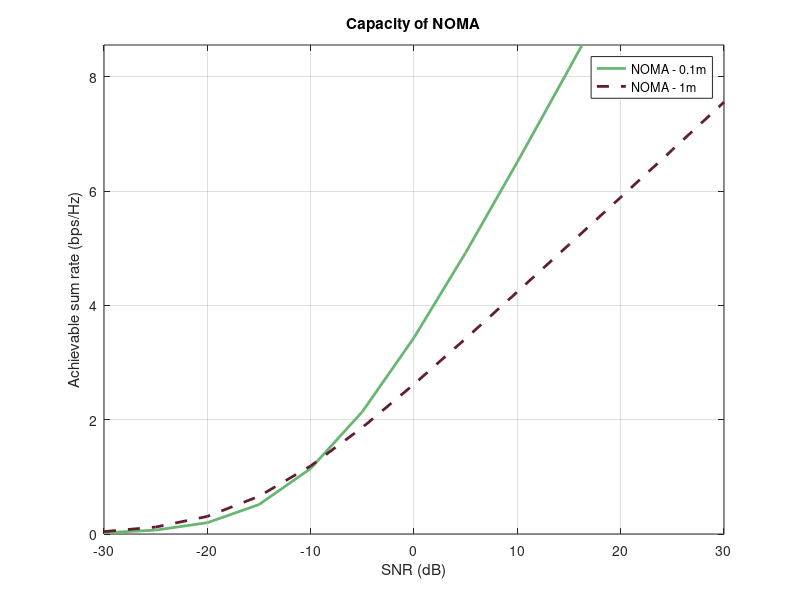

Reproduce this figure in MATLAB.
clc; 
clear variables; 
close all;

%transmit power range
Pt = -114:5:-54;	%in dB
pt = db2pow(Pt);	%in linear scale

rate1 = 1; rate2 = 2;       %Target rate of users in bps/Hz

N = 10^4;
dgap = [0.1,1,100]; %in meters

for i = 1:3 %dgap values loop 
d2 = 2;      %near user %Distance of users
d1 = d2+dgap(i); %far user
eta = 4;                    %Path loss exponent

%Rayleigh fading coefficients of both users
h1 = (sqrt(d1^-eta))*(randn(N,1) + 1i*randn(N,1))/sqrt(2); %far
h2 = (sqrt(d2^-eta))*(randn(N,1) + 1i*randn(N,1))/sqrt(2); %near

%Channel gains
g1 = (abs(h1)).^2;
g2 = (abs(h2)).^2;

BW = 10^9; %bandwidth
No = -174 + 10*log10(BW);
no = (10^-3)*db2pow(No);

%Pt = 0:2:40;                %Transmit power in dBm
%pt = (10^-3)*10.^(Pt/10);   %Transmit power in linear scale
%BW = 10^6;                  %System bandwidth
%No = -174 + 10*log10(BW);   %Noise power (dBm)
%no = (10^-3)*10.^(No/10);   %Noise power (linear scale)

%Power allocation coefficients
a1 = 0.75; 
a2 = 1-a1; 
%a3 = 1-(a1+a2);

C_noma = zeros(1,length(pt));
C_oma = zeros(1,length(pt));
SINR_noma = zeros(1,length(pt));
SINR_oma = zeros(1,length(pt));

p = length(Pt);
pn1 = zeros(1,length(Pt));
pn2 = zeros(1,length(Pt));
po1 = zeros(1,length(Pt));
po2 = zeros(1,length(Pt));

for u = 1:p
    
    %IMPROVED FAIR PA%
    %a1 = epsilon*(no + pt*g1)./(pt*g1*(1+epsilon));
    %a1(a1>1) = 0;
    %a2 = 1 - a1;
    
%%%%%%%%%%%%%%%%%%%%%%%%%%%%%%%%%%%%%%%%%%%%%%%%%%%%%%%%%%%%%%%%%     
    %capacity
    %NOMA capacity calculation
    C_noma_1 = log2(1 + pt(u)*a1.*g1./(pt(u)*a2.*g1+no)); %far user
    C_noma_12 = log2(1 + pt(u)*a1.*g2./(pt(u)*a2.*g2+no));
    C_noma_2 = log2(1 + pt(u)*a2.*g2/no); %near user  
    
    
    %gamma_far(u) = mean(C_noma_2);
    C_noma_sum(u) = mean(C_noma_1 + C_noma_2);  %Sum capacity of NOMA

    %OMA capacity calculation
    C_oma_1 = (1/2)*log2(1 + pt(u)*g1/no);    %User 1
    C_oma_12 = (1/2)*log2(1 + pt(u)*g1/no);
    C_oma_2 = (1/2)*log2(1 + pt(u)*g2/no);    %User 2
    
    C_oma_sum(u) = mean(C_oma_1 + C_oma_2); %Sum capacity of OMA
    
    %Average of achievable rates
    R1_av(u) = mean(C_noma_1);
    R2_av(u) = mean(C_noma_2);
    
%%%%%%%%%%%%%%%%%%%%%%%%%%%%%%%%%%%%%%%%%%%%%%%%%%%%%%%%%%%%%%%%%        
    
    %Recieved SINR
    %NOMA recieved SINR
    
    SINR_noma_1 = pt(u)*a1.*g1./(pt(u)*a2.*g1+no); %far user 
    SINR_noma_2 = pt(u)*a2.*g2/no; %near user
    
    %OMA Recieved SNR
    
    SINR_oma_1 = pt(u)*g1/no;
    SINR_oma_2 = pt(u)*g2/no;
    
%%%%%%%%%%%%%%%%%%%%%%%%%%%%%%%%%%%%%%%%%%%%%%%%%%%%%%%%%%%%%%%%%       
    
    %Outage Probability
    %NOMA 
    
    for k = 1:N
        if C_noma_1(k) < rate1
            pn1(u) = pn1(u)+1;
        end
        if (C_noma_12(k) < rate1)||(C_noma_2(k) < rate2)
            pn2(u) = pn2(u)+1;
        end
    end
    
    poutNoma1 = pn1/N;
    poutNoma2 = pn2/N;
    
     %OMA 
     for k = 1:N
        if C_oma_1(k) < rate1
            po1(u) = po1(u)+1;
        end
        if (C_oma_12(k) < rate1)||(C_oma_2(k) < rate2)
            po2(u) = po2(u)+1;
        end
     end
    
    poutOma1 = pn1/N;
    poutOma2 = pn2/N;
    
end


SNR = Pt - No;


end

figure (1);

plot(SNR,C_noma_sum,'color',rand(1,3),'linewidth',2); hold on; grid on;
plot(SNR,C_oma_sum,'--','color',rand(1,3),'linewidth',2);
xlabel('SNR (dB)');
ylabel('Achievable sum rate (bps/Hz)');


legend('NOMA - 0.1m', 'NOMA - 1m','NOMA - 100m','OMA - 0.1m', 'OMA - 1m','OMA - 100m');
title('Capacity of NOMA');
ylim([0 max(C_noma_sum)+1]);
ylim([0 max(C_oma_sum)+1]);
hold on ;